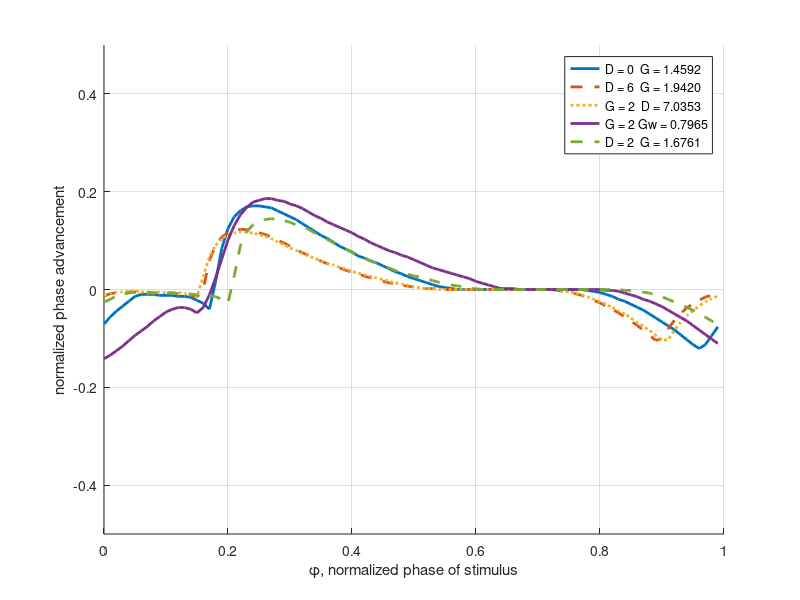
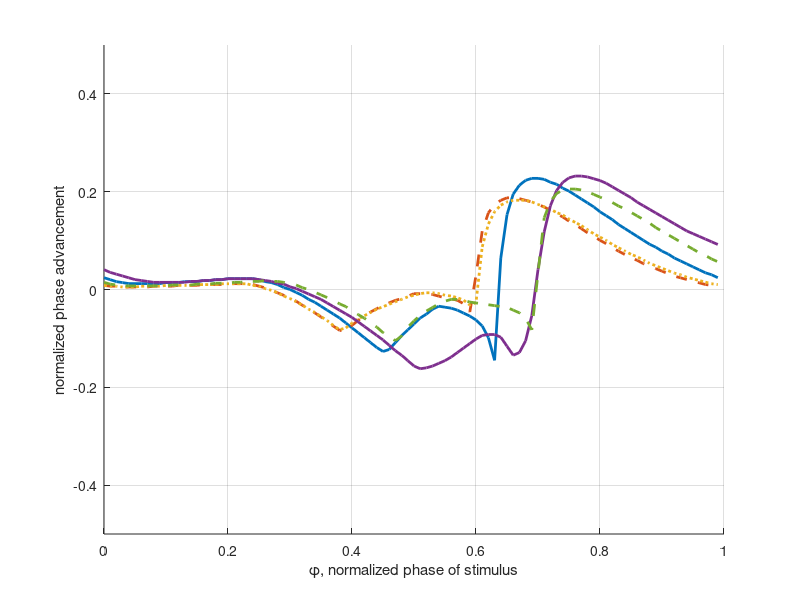

Write MATLAB code to recreate these figures, in order.
clear all
clc

%% For inhibition
load ('PRC_nodrive-.mat')
N = phase_shift;
load ('PRC_drive-.mat')
D = phase_shift;
load ('PRC_D2-.mat')
D2 = phase_shift;
load ('PRC_shift-.mat')
S = phase_shift;

load ('PRC_Gw-.mat')
G = phase_shift;

num_phase = 100;

figure(1)
hold on
plot((0:num_phase-1)/num_phase,N(2,:),'LineWidth',2)
plot((0:num_phase-1)/num_phase,D(2,:),'--','LineWidth',2)
plot((0:num_phase-1)/num_phase,S(2,:),':','LineWidth',2)
plot((0:num_phase-1)/num_phase,G(2,:),'LineWidth',2)
plot((0:num_phase-1)/num_phase,D2(2,:),'--','LineWidth',2)
grid on
ylim([-0.5 0.5])
set(gcf,'Position',[500 200 600 300])
xlabel('\phi, normalized phase of stimulus')
ylabel('normalized phase advancement')

% legend('D = 0  G = 1.6198','D = 6  G = 2.0251','G = 2  D = 5.5445',' G = 2 Gw = 0.5568','D = 2  G = 1.7812')
legend('D = 0  G = 1.4592','D = 6  G = 1.9420','G = 2  D = 7.0353','G = 2 Gw = 0.7965','D = 2  G = 1.6761')

%% For excitation
load ('PRC_nodrive+.mat')
N = phase_shift;
load ('PRC_drive+.mat')
D = phase_shift;
load ('PRC_D2+.mat')
D2 = phase_shift;
load ('PRC_shift+.mat')
S = phase_shift;

load ('PRC_Gw+.mat')
G = phase_shift;

num_phase = 100;
 
figure(2)
hold on
plot((0:num_phase-1)/num_phase,N(2,:),'LineWidth',2)
plot((0:num_phase-1)/num_phase,D(2,:),'--','LineWidth',2)
plot((0:num_phase-1)/num_phase,S(2,:),':','LineWidth',2)
plot((0:num_phase-1)/num_phase,G(2,:),'LineWidth',2)
plot((0:num_phase-1)/num_phase,D2(2,:),'--','LineWidth',2)
grid on
ylim([-0.5 0.5])
set(gcf,'Position',[500 200 600 300])
xlabel('\phi, normalized phase of stimulus')
ylabel('normalized phase advancement')
